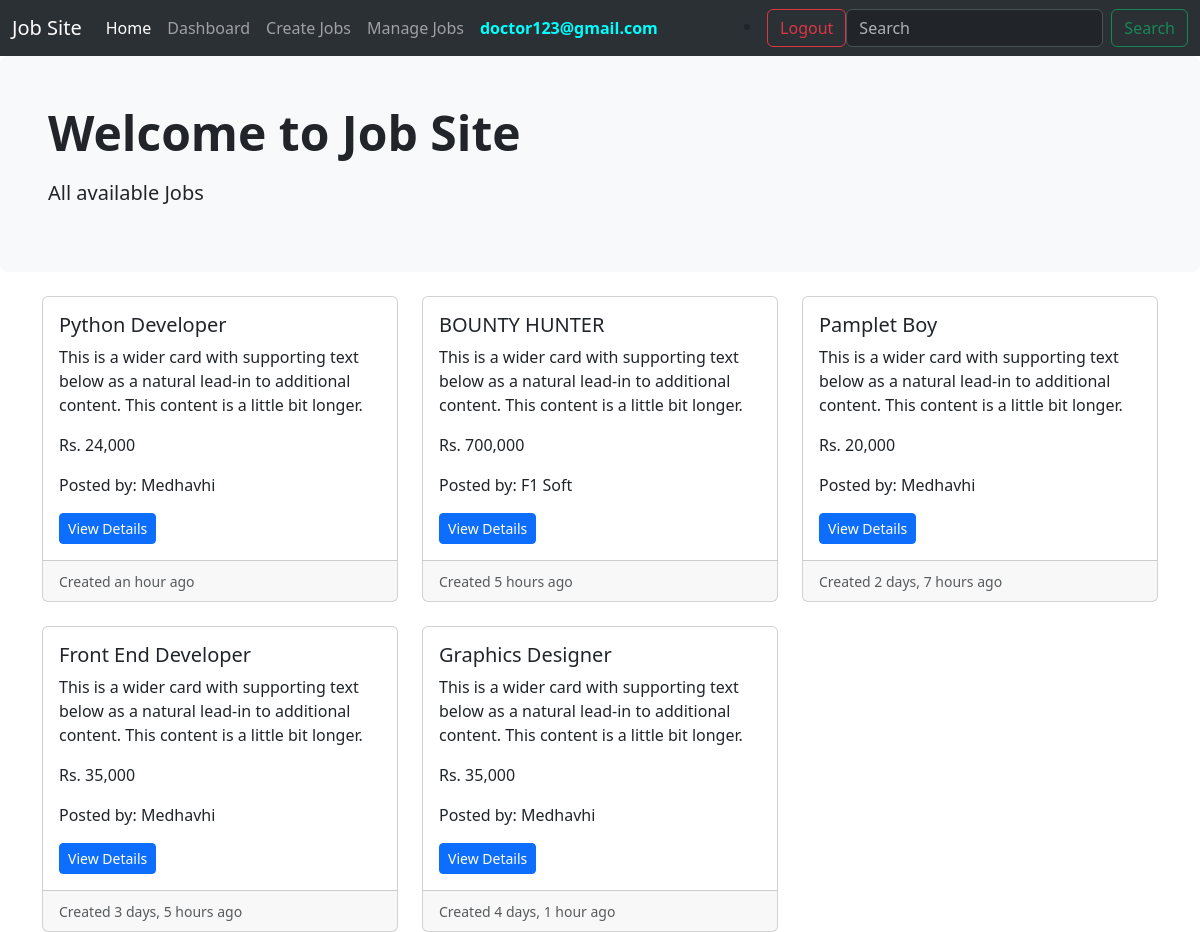
Page /job-listing (signed in) on the committed database.
### users/models.py (models this page shows)
class CustomUser(AbstractUser):
    username = None
    email = models.EmailField(unique=True)
    is_recruiter = models.BooleanField(default=False)
    is_applicant = models.BooleanField(default=False)
    has_resume = models.BooleanField(default=False)
    has_company = models.BooleanField(default=False)
    USERNAME_FIELD = 'email'
    REQUIRED_FIELDS = []

### work/models.py (models this page shows, shortened)
class Work(models.Model):
    job_type_choice = {
        ('Remote' , 'Remote'),
        ('Onsite' , 'Onsite'),
        ('Hybrid' , 'Hybrid'),
    }
    user = models.ForeignKey(CustomUser , on_delete=models.CASCADE)
    company = models.ForeignKey(Company , on_delete=models.CASCADE)
    title = models.CharField(max_length=100)
    city = models.CharField(max_length=100)
    salary = models.PositiveIntegerField()
    requirements = models.TextField()
    ideal_candidate = models.TextField()
    required_skills = models.TextField(null=True, blank=True)
    is_available = models.BooleanField(default=True)
    timestamp = models.DateTimeField(auto_now_add=True)
    industry = models.ForeignKey(Industry , on_delete=models.DO_NOTHING , null=True , blank=True)
    province = models.ForeignKey(Province , on_delete=models.DO_NOTHING , blank=True , null=True)
    job_type = models.CharField(max_length=50 , choices=job_type_choice , null=True , blank=True)

### company/models.py (models this page shows)
class Company(models.Model):
    user = models.OneToOneField(CustomUser , on_delete=models.CASCADE)
    name = models.CharField(max_length=100 , null=True , blank=True)
    est_date = models.PositiveIntegerField(null=True , blank=True)
    city = models.CharField(max_length=100, null=True , blank=True)
    province = models.CharField(max_length=100, null=True , blank=True)
    def __str__(self):
        return self.name

### website/views.py (the view)
# urls.py: path('job-listing' , views.job_listing , name='job-listing'),
def job_listing(request):
    jobs = Work.objects.filter(is_available = True).order_by('-timestamp')
    context = {
        'jobs': jobs,
    }
    return render(request , 'website/job_listing.html' , context)

### templates/website/job_listing.html
{% extends 'base.html' %}
{% load humanize %}
{% block content %}
{% include 'navbar.html' %}
<section>
    <div class="p-5 mb-4 bg-light rounded-3">
        <div container-fluid py-5>
            <h2 class="display-5 fw-bold">Welcome to Job Site</h1>
            <p class="col-md-8 fs-5 mt-3">All available Jobs</p>
        </div>
    </div>
</section>
<div class="container-sm">
    <div class="row row-cols-1 row-cols-md-3 g-4">
        {% for job in jobs %}
        <div class="col">
          <div class="card h-100">
            <div class="card-body">
              <h5 class="card-title">{{ job.title }}</h5>
              <p class="card-text">This is a wider card with supporting text below as a natural lead-in to additional content. This content is a little bit longer.</p>
              <p class="card-text">Rs. {{ job.salary|intcomma }}</p>
              <p class="card-text">Posted by: {{ job.company }}</p>
              <a class="btn btn-primary btn-sm" href="{% url 'job-details' job.id %}">View Details</a>
            </div>
            <div class="card-footer">
              <small class="text-muted">Created {{ job.timestamp|naturaltime }}</small>
            </div>
          </div>
        </div>
          {% endfor %}
    </div>
</div>
{% endblock content %}

### templates/navbar.html (shortened to what this page needs)
<nav class="navbar bg-primary navbar-expand-lg bg-body-tertiary" data-bs-theme="dark">
    <div class="container-fluid">
      <a class="navbar-brand" href="{% url 'home' %}">Job Site</a>
      <div class="collapse navbar-collapse" id="navbarSupportedContent">
        <ul class="navbar-nav me-auto mb-2 mb-lg-0">
          <li class="nav-item">
            <a class="nav-link active" aria-current="page" href="{% url 'home' %}">Home</a>
          </li>
          {% if request.user.is_anonymous %}
          <li class="nav-item">
            <a class="nav-link" href="{% url 'register-applicant' %}">Register Applicant</a>
          </li>
          <li class="nav-item">
            <a class="nav-link" href="{% url 'register-recruiter' %}">Register Recruiter</a>
          </li>
          <li class="nav-item">
            <a class="nav-link" href="{% url 'login' %}">Login</a>
          </li>
          {% else %}
            <li class="nav-item">
              <a class="nav-link" href="{% url 'dashboard' %}">Dashboard</a>
            </li>
            {% endif %}
          {% if request.user.is_recruiter %}
            {% if request.user.has_company %}
            <li class="nav-item">
              <a class="nav-link" href="{% url 'create-job' %}">Create Jobs</a>
            </li>
            <li class="nav-item">
              <a class="nav-link" href="{% url 'manage-jobs' %}">Manage Jobs</a>
            </li>
            {% else %}
            <li class="nav-item">
              <a class="nav-link" href="{% url 'update-company' %}">Create Company</a>
            </li>
            {% endif %}
            <li class="nav-item">
              <b><button class="nav-link" disabled style="color: aqua;">{{request.user.email }}</button></b>
            </li>
          {% endif %}
        </ul>
        {% if request.user.is_authenticated %}
        <li class="nav-item">
          <a class="btn btn-outline-danger" href="{% url 'logout' %}">Logout</a>
        </li>
        {% endif %}
        <form class="d-flex" role="search">
          <input class="form-control me-2" type="search" placeholder="Search" aria-label="Search">
          <button class="btn btn-outline-success" type="submit">Search</button>
        </form>
      </div>
    </div>
  </nav>

### rows in the picture
CustomUser: user.email "doctor123@gmail.com"
Work: title "Python Developer", salary "24,000", company "Medhavhi", timestamp "an hour ago"
Work: title "BOUNTY HUNTER", salary "700,000", company "F1 Soft", timestamp "5 hours ago"
Work: title "Pamplet Boy", salary "20,000", company "Medhavhi", timestamp "2 days, 7 hours ago"
Work: title "Front End Developer", salary "35,000", company "Medhavhi", timestamp "3 days, 5 hours ago"
Work: title "Graphics Designer", salary "35,000", company "Medhavhi", timestamp "4 days, 1 hour ago"
